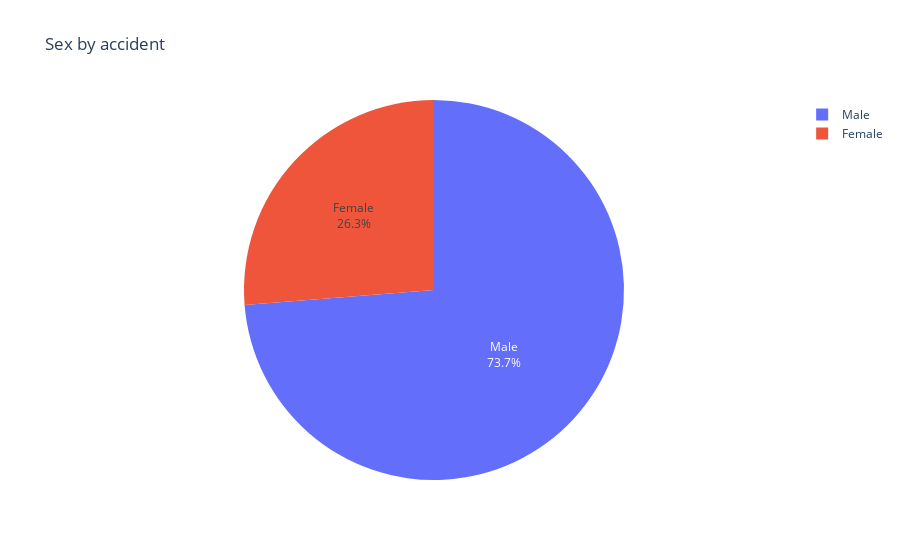

Notebook code for this chart:
### Markdown cell above
# Sexe des concernés par un accident

### Code cell
pie(drivers, "sex", "Sex by accident")

### Figure 1 — Plotly figure (JSON) as saved in the notebook; plotly's stock layout.template omitted (floating-point values rounded to 4 significant figures)
{"data": [{"domain": {"x": [0, 1], "y": [0, 1]}, "hovertemplate": "index=%{label}<br>value=%{value}<extra></extra>", "labels": ["Male", "Female"], "legendgroup": "", "name": "", "showlegend": true, "textinfo": "percent+label", "textposition": "inside", "type": "pie", "values": [0.7374, 0.2626]}], "layout": {"legend": {"tracegroupgap": 0}, "title": {"text": "Sex by accident"}}}
